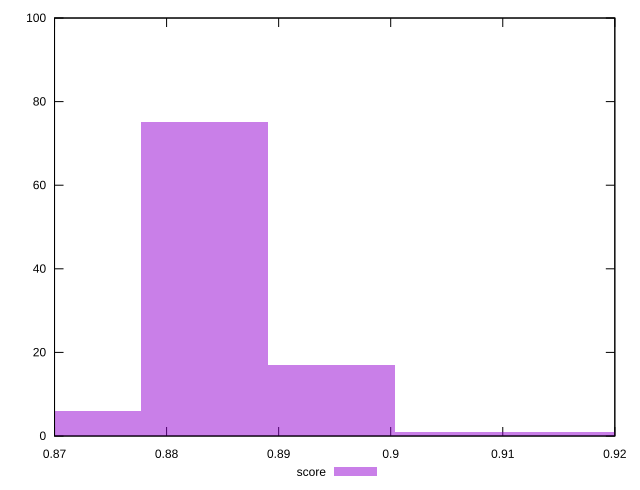

This chart was generated by the following gnuplot code:
reset

$score <<EOF
0.8947434363682613 17
0.8834175700851188 75
0.8720917038019762 6
0.9060693026514038 1
0.9173951689345464 1
EOF

set key outside below
set boxwidth 0.011325866283142548
set xrange [0.87:0.92]
set yrange [0:100]
set trange [0:100]
set style fill transparent solid 0.5 noborder
set terminal svg size 640, 490 enhanced background rgb 'white'
set output "report_00011_2021-02-09T10:53:21.242Z/first-contentful-paint/samples/pages+cached+noadtech/score/histogram.svg"

plot $score title "score" with boxes

reset
